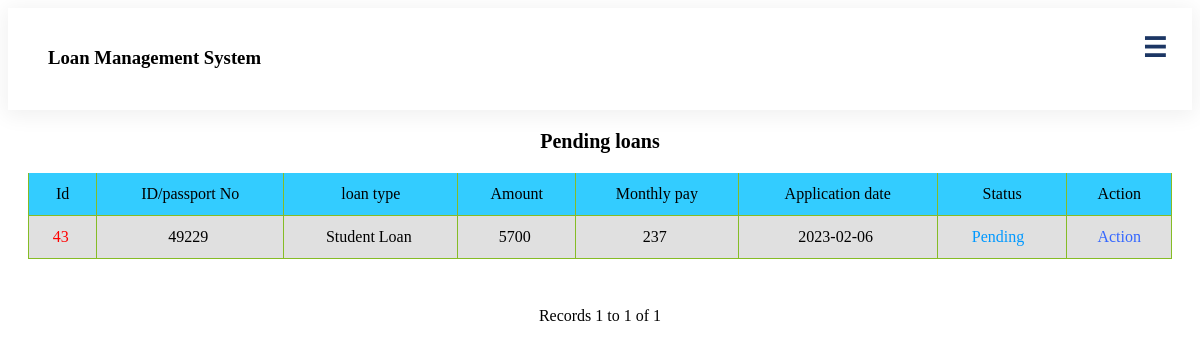
The app's page /admin/pendingloans.php (signed in), older data.
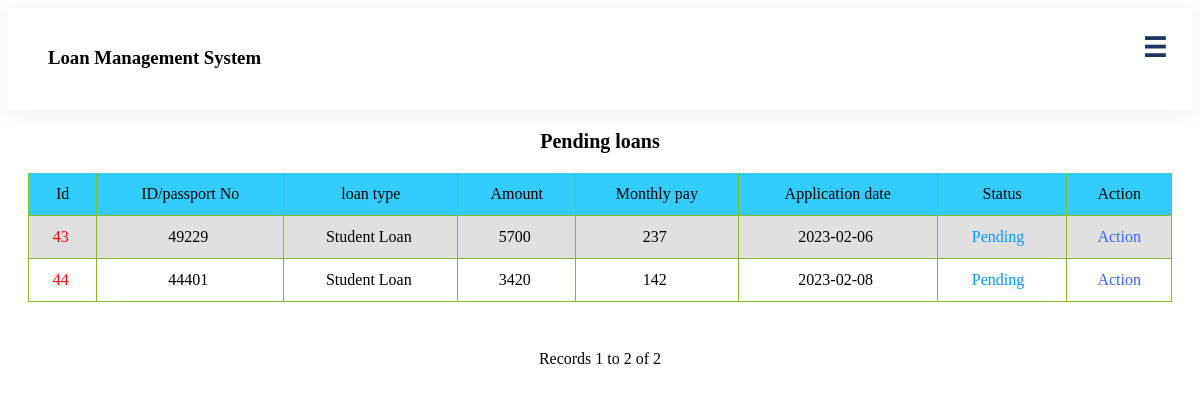
The same page, newer data.
### tables this page shows
CREATE TABLE `loan` (
  `loanId` int(6) NOT NULL,
  `memberId` int(8) NOT NULL,
  `loanType` varchar(15) NOT NULL,
  `income` int(8) NOT NULL,
  `amount` int(8) NOT NULL,
  `intereset` varchar(5) NOT NULL,
  `payment_term` int(3) NOT NULL,
  `total_paid` int(8) NOT NULL,
  `emi_per_month` int(8) NOT NULL,
  `bankStatementPhoto` varchar(250) DEFAULT NULL,
  `security` varchar(250) DEFAULT NULL,
  `posting_date` date NOT NULL,
  `status` varchar(15) NOT NULL,
  `adminRemark` varchar(100) NOT NULL,
  `adminRemarkDate` date NOT NULL,
  `balance` int(255) NOT NULL
);

### admin/pendingloans.php (the view, shortened to what this page needs)
<?php require_once('../Connections/mlms.php'); ?>
<?php
$maxRows_Recordset1 = 10;
$pageNum_Recordset1 = 0;
$startRow_Recordset1 = $pageNum_Recordset1 * $maxRows_Recordset1;
mysqli_select_db($mlms, $database_mlms);
$query_Recordset1 = "SELECT * FROM loan where status='pending'";
$query_limit_Recordset1 = sprintf("%s LIMIT %d, %d", $query_Recordset1, $startRow_Recordset1, $maxRows_Recordset1);
$Recordset1 = mysqli_query($mlms, $query_limit_Recordset1) or die(mysql_error());
$row_Recordset1 = mysqli_fetch_assoc($Recordset1);
if (isset($_GET['totalRows_Recordset1'])) {
    $totalRows_Recordset1 = $_GET['totalRows_Recordset1'];
} else {
    $all_Recordset1 = mysqli_query($mlms, $query_Recordset1);
    $totalRows_Recordset1 = mysqli_num_rows($all_Recordset1);
}
?>
<html>
<head>
    <link rel="stylesheet" type="text/css" href="../Assets/css/style.css">
</head>
<body>
    <?php include '../header/admin.php'; ?>
    <center>
        <div class="main">
            <table border="0" align="center" class="responsive-table">
                <h3 class="llTl">Pending loans</h3>
                <tr bgcolor="#33CCFF">
                    <td>Id</td>
                    <td>ID/passport No</td>
                    <td>loan type</td>
                    <td>Amount</td>
                    <td>Monthly pay</td>
                    <td>Application date</td>
                    <td>Status</td>
                    <td>Action</td>
                </tr>
                <?php do { ?>
                    <tr>
                        <td><a href="pendlons.php?recordID=<?php echo $row_Recordset1['loanId']; ?>">
                                <?php echo $row_Recordset1['loanId']; ?>&nbsp; </a></td>
                        <td>
                            <?php echo $row_Recordset1['memberId']; ?>&nbsp;
                        </td>
                        <td>
                            <?php echo $row_Recordset1['loanType']; ?>&nbsp;
                        </td>
                        <td>
                            <?php echo $row_Recordset1['total_paid']; ?>&nbsp;
                        </td>
                        <td>
                            <?php echo $row_Recordset1['emi_per_month']; ?>&nbsp;
                        </td>
                        <td>
                            <?php echo $row_Recordset1['posting_date']; ?>&nbsp;
                        </td>
                        <td>
                            <font color="#0099FF">
                                <?php echo $row_Recordset1['status']; ?>
                            </font>&nbsp;
                        </td>
                        <td><a href="approveloan.php?loanId=<?php echo $row_Recordset1['loanId']; ?>"
                                style="text-decoration:none">
                                <font color="#3366FF">Action</font>
                            </a></td>
                    </tr>
                <?php } while ($row_Recordset1 = mysqli_fetch_assoc($Recordset1)); ?>
            </table>
            <br />
            <table border="0">
                <tr>
                    <td>
                    </td>
                    <td>
                    </td>
                    <td>
                    </td>
                    <td>
                    </td>
                </tr>
            </table>
            Records
            <?php echo ($startRow_Recordset1 + 1) ?> to
            <?php echo min($startRow_Recordset1 + $maxRows_Recordset1, $totalRows_Recordset1) ?> of
            <?php echo $totalRows_Recordset1 ?>
        </div>
    </center>
</body>
</html>

Row changes from the older to the newer data that the page shows:
added loan: loanId "44", memberId "44401", loanType "Student Loan", total_paid "3420", emi_per_month "142", posting_date "2023-02-08", status "Pending"
Text that changed along with them:
min($startRow_Recordset1 + $maxRows_Recordset1, $totalRows_Recordset1): "1" → "2"
$totalRows_Recordset1: "1" → "2"
